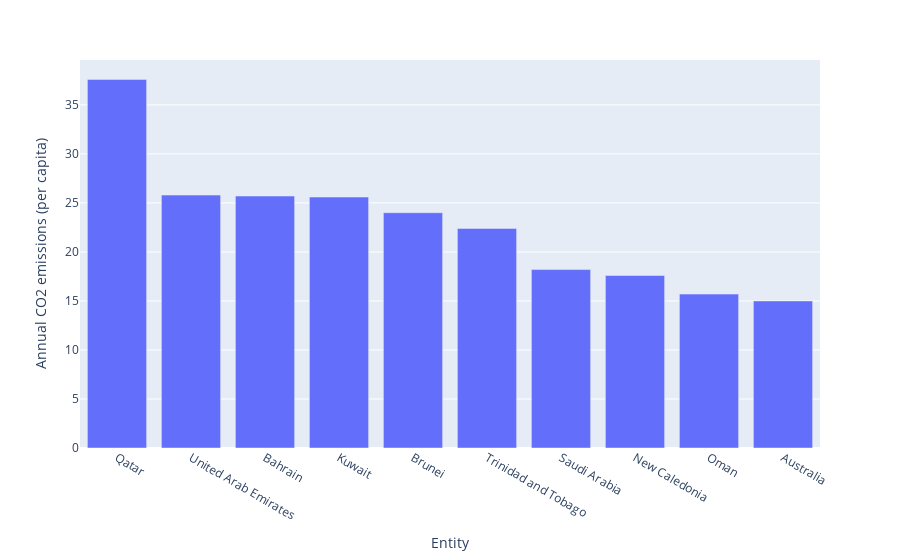

The notebook cell this image was saved under:
### Markdown cell above
### 1.1 Top N countries with the most CO2 emissions chosen 1 year

### Code cell
df_last_year = df[df['Year']==max(df['Year'])]
df_last_year = df_last_year.sort_values('Annual CO2 emissions (per capita)', ascending=False).reset_index(drop=True)
df_last_year.iloc[:top_n_row].to_csv('co-emissions-per-capita-last-year.csv')
# df_last_year
px.bar(df_last_year.iloc[:top_n_row], x='Entity', y='Annual CO2 emissions (per capita)')

### Figure 1 — Plotly figure (JSON) as saved in the notebook; plotly's stock layout.template omitted (floating-point values rounded to 4 significant figures)
{"data": [{"alignmentgroup": "True", "hovertemplate": "Entity=%{x}<br>Annual CO2 emissions (per capita)=%{y}<extra></extra>", "legendgroup": "", "marker": {"color": "#636efa", "pattern": {"shape": ""}}, "name": "", "offsetgroup": "", "orientation": "v", "showlegend": false, "textposition": "auto", "type": "bar", "x": ["Qatar", "United Arab Emirates", "Bahrain", "Kuwait", "Brunei", "Trinidad and Tobago", "Saudi Arabia", "New Caledonia", "Oman", "Australia"], "xaxis": "x", "y": [37.6, 25.8, 25.7, 25.6, 24, 22.4, 18.2, 17.6, 15.7, 15], "yaxis": "y"}], "layout": {"barmode": "relative", "legend": {"tracegroupgap": 0}, "margin": {"t": 60}, "xaxis": {"anchor": "y", "domain": [0, 1], "title": {"text": "Entity"}}, "yaxis": {"anchor": "x", "domain": [0, 1], "title": {"text": "Annual CO2 emissions (per capita)"}}}}
